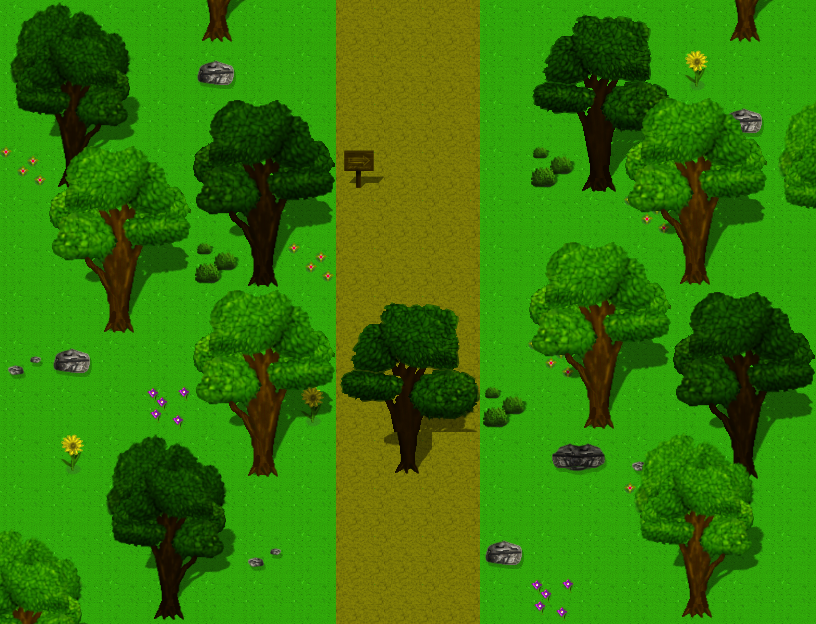

Below is a game level as drawn by its tile map, then a one-line description and the .tmx file that defines it, in full:
An orthogonal 17x13 tile map with 48x48 px tiles, 4 tile layers (Tile Layer 1, ObjectLayer, ObjectLayer2, above Layer), 2 tilesets and 8 objects.

<map version="1.2" tiledversion="1.2.4" orientation="orthogonal" renderorder="right-down" width="17" height="13" tilewidth="48" tileheight="48" infinite="0" nextlayerid="8" nextobjectid="26">
 <tileset firstgid="1" source="Tiled/TileSetA.tsx" />
 <tileset firstgid="129" source="Tiled/TileSetB.tsx" />
 <layer id="1" name="Tile Layer 1" width="17" height="13">
  <properties>
   <property name="unity:sortingLayerName" value="background" />
  </properties>
  <data encoding="csv">
74,74,74,74,74,74,74,68,68,68,74,74,74,74,74,74,74,
74,74,74,74,74,74,74,68,68,68,74,74,74,74,74,74,74,
74,74,74,74,74,74,74,68,68,68,74,74,74,74,74,74,74,
74,74,74,74,74,74,74,68,68,68,74,74,74,74,74,74,74,
74,74,74,74,74,74,74,68,68,68,74,74,74,74,74,74,74,
74,74,74,74,74,74,74,68,68,68,74,74,74,74,74,74,74,
74,74,74,74,74,74,74,68,68,68,74,74,74,74,74,74,74,
74,74,74,74,74,74,74,68,68,68,74,74,74,74,74,74,74,
74,74,74,74,74,74,74,68,68,68,74,74,74,74,74,74,74,
74,74,74,74,74,74,74,68,68,68,74,74,74,74,74,74,74,
74,74,74,74,74,74,74,68,68,68,74,74,74,74,74,74,74,
74,74,74,74,74,74,74,68,68,68,74,74,74,74,74,74,74,
74,74,74,74,74,74,74,68,68,68,74,74,74,74,74,74,74
</data>
 </layer>
 <layer id="3" name="ObjectLayer" width="17" height="13">
  <properties>
   <property name="unity:sortingLayerName" value="object" />
  </properties>
  <data encoding="csv">
196,197,198,0,0,0,0,0,0,0,0,129,130,131,0,0,0,
212,213,214,0,359,0,0,0,0,0,0,145,146,147,216,0,0,
228,229,230,0,193,194,195,0,0,0,0,161,162,163,0,359,0,
199,245,246,0,209,210,211,0,0,0,0,151,178,179,0,0,0,
0,0,0,0,225,226,227,0,0,0,0,0,0,199,0,0,0,
0,0,0,0,151,242,199,0,0,0,0,0,0,0,0,0,0,
0,0,0,0,0,0,0,0,0,0,0,0,0,0,193,194,195,
360,359,0,0,0,0,0,0,0,0,0,199,0,0,209,210,211,
0,0,0,0,0,0,216,0,0,0,151,0,0,0,225,226,227,
0,216,196,197,198,0,0,0,181,0,0,343,344,360,241,242,243,
0,0,212,213,214,0,0,0,0,0,0,0,0,199,0,0,0,
0,0,228,229,230,360,0,0,0,0,359,0,0,0,0,0,0,
0,0,244,245,246,0,0,0,0,0,0,0,0,0,0,0,0
</data>
 </layer>
 <layer id="5" name="ObjectLayer2" width="17" height="13">
  <data encoding="csv">
0,0,0,372,373,374,0,0,0,0,0,0,0,0,372,373,374,
0,0,0,0,0,0,0,0,0,0,0,0,0,0,0,0,0,
0,0,0,0,0,0,0,0,0,0,0,0,0,321,322,323,324,
0,321,322,323,0,0,0,153,0,0,0,0,0,337,338,339,340,
0,337,338,339,0,0,0,0,0,0,0,0,0,353,354,355,356,
0,353,354,355,0,0,0,0,0,0,0,321,322,323,370,371,372,
0,369,370,371,321,322,323,0,0,0,0,337,338,339,0,0,0,
0,0,0,0,337,338,339,0,0,0,0,353,354,355,0,0,0,
0,0,0,231,353,354,355,0,0,0,0,369,370,371,0,0,0,
0,0,0,0,369,370,371,0,0,0,0,0,0,324,325,326,0,
0,0,0,0,0,0,0,0,0,0,0,0,0,340,341,342,0,
325,326,0,0,0,0,0,0,0,0,0,0,0,356,357,358,0,
341,342,0,0,0,0,0,0,0,0,0,231,0,372,373,374,0
</data>
 </layer>
 <layer id="7" name="above Layer" width="17" height="13">
  <properties>
   <property name="unity:sortingLayerName" value="aboveobject" />
  </properties>
  <data encoding="csv">
0,0,0,0,0,0,0,0,0,0,0,0,0,0,0,0,0,
0,0,0,0,0,0,0,0,0,0,0,0,0,0,0,0,0,
0,0,0,0,0,0,0,0,0,0,0,0,0,0,0,0,0,
0,0,0,0,0,0,0,0,0,0,0,0,0,0,0,0,0,
0,0,0,0,0,0,0,0,0,0,0,0,0,0,0,0,0,
0,0,0,0,0,0,0,0,0,0,0,0,0,0,0,0,0,
0,0,0,0,0,0,0,129,130,131,0,0,0,0,0,0,0,
0,0,0,0,0,0,0,145,146,147,0,0,0,0,0,0,0,
0,0,0,0,0,0,0,161,162,163,0,0,0,0,0,0,0,
0,0,0,0,0,0,0,0,0,0,0,0,0,0,0,0,0,
0,0,0,0,0,0,0,0,0,0,0,0,0,0,0,0,0,
0,0,0,0,0,0,0,0,0,0,0,0,0,0,0,0,0,
0,0,0,0,0,0,0,0,0,0,0,0,0,0,0,0,0
</data>
 </layer>
 <objectgroup id="6" name="Object Layer 1">
  <properties>
   <property name="unity:layer" value="NoPassing" />
  </properties>
  <object id="7" x="909.333" y="-16" />
  <object id="14" x="909.333" y="-16" />
  <object id="20" x="336" y="144" width="48" height="48">
   <properties>
    <property name="unity:layer" value="NoPassing" />
   </properties>
  </object>
  <object id="21" x="336" y="-48" width="144" height="48">
   <properties>
    <property name="unity:layer" value="NoPassing" />
   </properties>
  </object>
  <object id="22" x="480" y="-48" width="48" height="720">
   <properties>
    <property name="unity:layer" value="NoPassing" />
   </properties>
  </object>
  <object id="23" x="288" y="624" width="192" height="48">
   <properties>
    <property name="unity:layer" value="NoPassing" />
   </properties>
  </object>
  <object id="24" x="288" y="-48" width="48" height="672">
   <properties>
    <property name="unity:layer" value="NoPassing" />
   </properties>
  </object>
  <object id="25" x="384" y="432" width="48" height="48">
   <properties>
    <property name="unity:layer" value="NoPasssing" />
   </properties>
  </object>
 </objectgroup>
</map>
